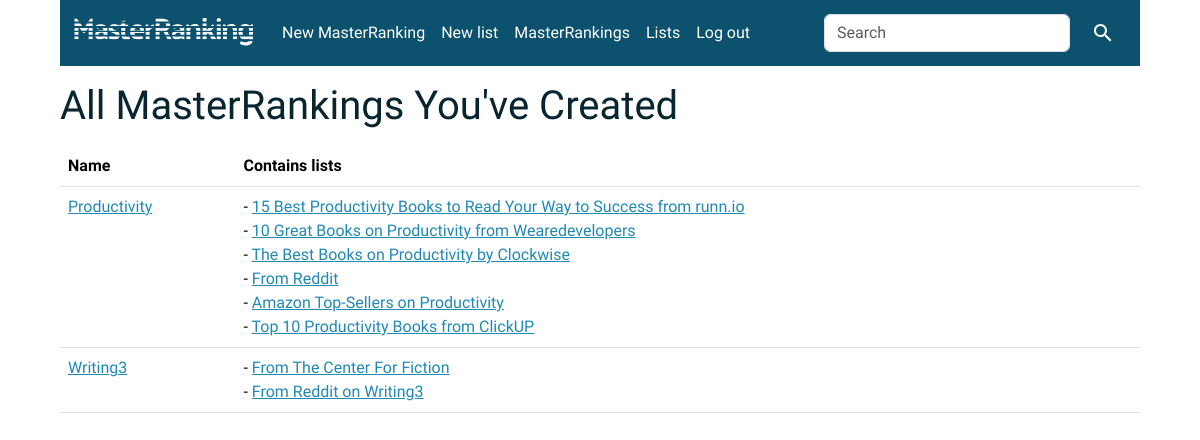
The app's page /masters (signed in), older data.
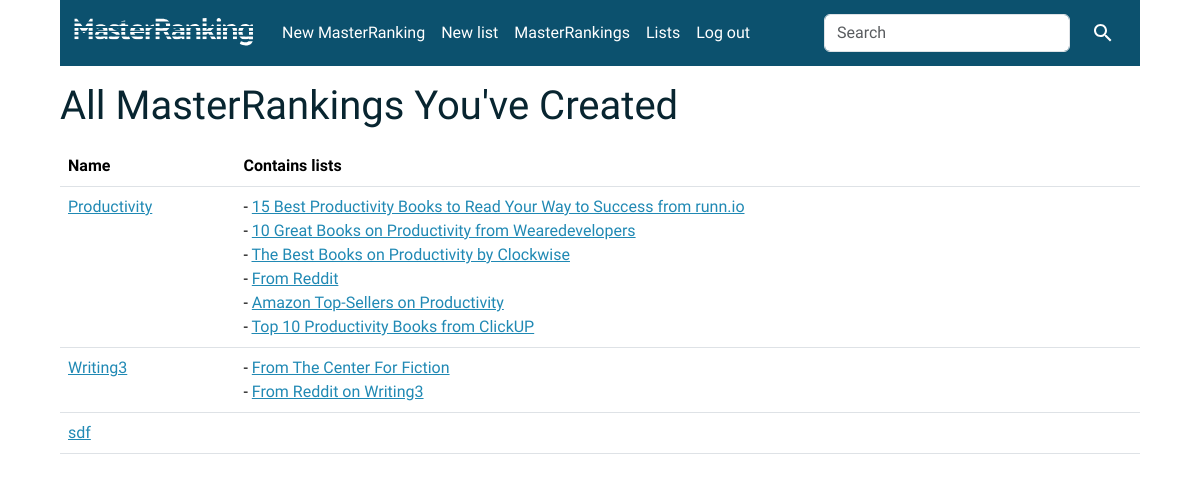
The same page, newer data.
### list/models.py (models this page shows, shortened)
class Master(models.Model):
    name = models.CharField(max_length=960)
    time = models.DateTimeField(auto_now_add=True, null=True)
    slug = models.SlugField(max_length=250, null=True, blank=True)
    user = models.ForeignKey(User, on_delete=models.CASCADE)
    class Meta:
        constraints = [
            models.UniqueConstraint(fields=['name', 'user'], name='User can only have one master with this name'),
            models.UniqueConstraint(fields=['slug', 'user'], name='Slug for master - unique')
        ]
    '''
    Related:
    list
    book_in_master
    author_in_master
    '''
    def __str__(self):
        return self.name

class List(models.Model):
    name = models.CharField(max_length=320)
    info = models.CharField(max_length=960, blank=True)
    url = models.URLField(max_length=560, blank=True)
    credibility = models.PositiveIntegerField(default=3)
    book_num = models.PositiveIntegerField(default=10)
    masters = models.ManyToManyField(Master, blank=True)
    places_matter = models.BooleanField()
    slug = models.SlugField(max_length=250, null=True, blank=True)
    user = models.ForeignKey(User, on_delete=models.CASCADE)
    class Meta:
        constraints = [
            models.UniqueConstraint(fields=['name', 'user'], name='User can only have one list with this name'),
            models.UniqueConstraint(fields=['slug', 'user'], name='Slug for list - unique')
        ]
    def __str__(self):
        return self.name

### list/views.py (the view)
# urls.py: path("masters", views.masters, name="masters"),
@login_required
def masters(request):
    masters = Master.objects.filter(user=request.user).order_by('name')
    return render(request, "list/masters.html", {
        "masters": masters,
    })

### list/templates/list/masters.html (shortened to what this page needs)
{% extends 'list/base.html' %}
{% block body %}
{% if masters.count > 0 %}
<h1>All MasterRankings You've Created</h1>
<table class="table table-hover">
    <thead>
        <tr>
            <th scope="col">Name</th>
            <th scope="col">Contains lists</th>
        </tr>
    </thead>
    <tbody>
        {% for master in masters %}
        <tr>
            <td><a href="{% url 'master' master.id master.slug %}">{{ master }}</a></td>
            <td> {% if master.list_set.count > 0 %}
                {% for list in master.list_set.all %}
                - <a href="{% url 'list' list.id list.slug %}">{{ list }}</a><br>
                {% endfor %}
                {% endif %}</td>
        </tr>
        {% endfor %}
    </tbody>
</table>
{% else %}
<br>
<h1>You haven't created any MasterRankings yet</h1><br>
<a class="btn btn-primary" href="{% url 'master_add' %}">Add a MasterRanking</a>
{% endif %}
{% endblock %}

Row changes from the older to the newer data that the page shows:
added Master: name "sdf"
